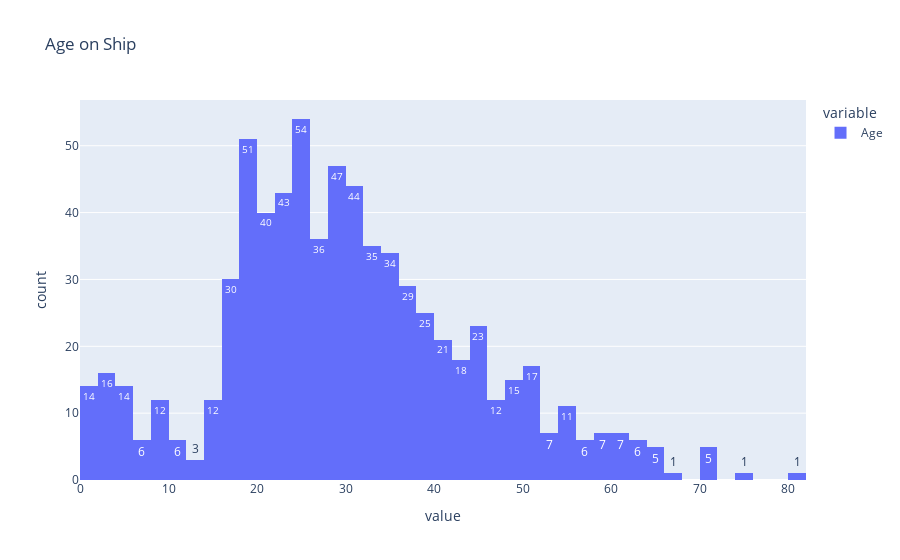

The notebook cell saved with this chart:
### Markdown cell above
### Ages

### Code cell
# Usia paling banyak di antara tahun 20 - 30 tahun
px.histogram(df['Age'], text_auto=True, title='Age on Ship')

### Figure 1 — Plotly figure (JSON) as saved in the notebook; plotly's stock layout.template omitted (floating-point values rounded to 4 significant figures; data arrays with more than 128 entries replaced by an {"elided": "..."} marker saying what was removed)
{"data": [{"alignmentgroup": "True", "bingroup": "x", "hovertemplate": "variable=Age<br>value=%{x}<br>count=%{y}<extra></extra>", "legendgroup": "Age", "marker": {"color": "#636efa", "pattern": {"shape": ""}}, "name": "Age", "offsetgroup": "Age", "orientation": "v", "showlegend": true, "texttemplate": "%{value}", "type": "histogram", "x": {"elided": "891 float values"}, "xaxis": "x", "yaxis": "y"}], "layout": {"barmode": "relative", "legend": {"title": {"text": "variable"}, "tracegroupgap": 0}, "title": {"text": "Age on Ship"}, "xaxis": {"anchor": "y", "domain": [0, 1], "title": {"text": "value"}}, "yaxis": {"anchor": "x", "domain": [0, 1], "title": {"text": "count"}}}}
